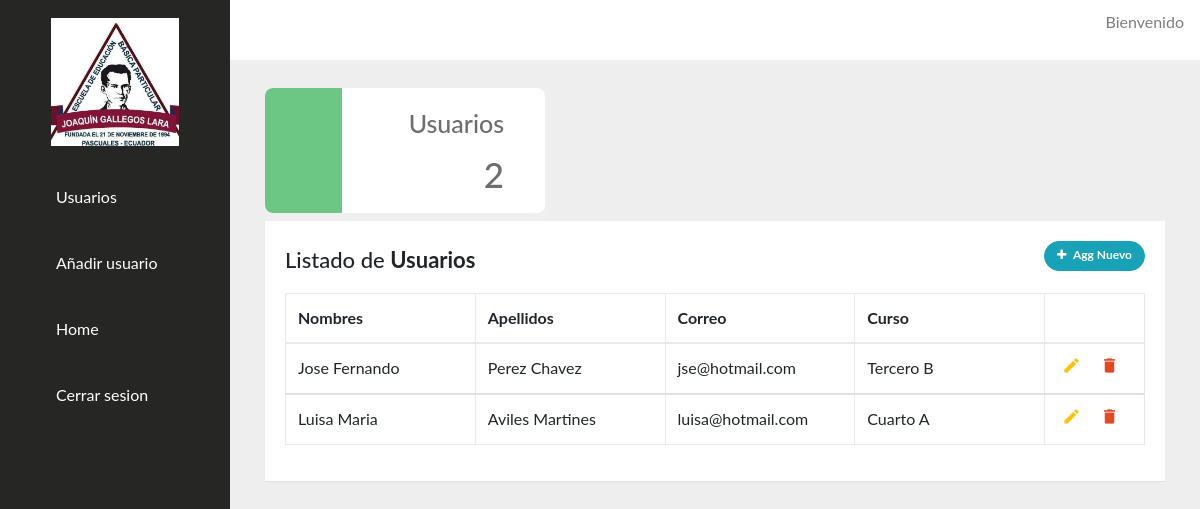
The app's page /vista/opciones.php with its own data.
### tables this page shows
CREATE TABLE `users` (
  `id` int(11) NOT NULL,
  `nombres` varchar(45) NOT NULL,
  `apellidos` varchar(45) NOT NULL,
  `correo` varchar(100) NOT NULL,
  `password` varchar(500) NOT NULL,
  `curso_cargo` varchar(45) NOT NULL
);

### vista/opciones.php (the view, shortened to what this page needs)
<!DOCTYPE html>
<html lang="en">
<head>
    <link href="//maxcdn.bootstrapcdn.com/bootstrap/4.1.1/css/bootstrap.min.css" rel="stylesheet" id="bootstrap-css">
    <link rel="stylesheet" href="https://maxcdn.bootstrapcdn.com/font-awesome/4.7.0/css/font-awesome.min.css">
    <link rel="stylesheet" href="../css/dash.css">
</head>
<body>
    <nav class="navbar navbar-expand-lg navbar-dark fixed-top" id="mainNav">
        <div class="collapse navbar-collapse" id="navbarResponsive">
            <ul class="navbar-nav navbar-sidenav">
                <a class="nav-link navlogo text-center" href="opciones.php">
                    <img src="../assets/logo.jpg">
                </a>
                <li class="nav-item">
                    <a class="nav-link sidefrst" href="opciones.php">
                        <span class="textside">Usuarios</span>
                    </a>
                </li>
                <li class="nav-item">
                    <a class="nav-link sidesecnd" href="aggUsuarios.php">
                        <span class="textside">Añadir usuario</span>
                    </a>
                </li>
                <li class="nav-item">
                    <a class="nav-link sidesthrd" href="home.php">
                        <span class="textside">Home</span>
                    </a>
                </li>
                <li class="nav-item">
                    <a class="nav-link sidesix" href="../php/close.php">
                        <span class="textside">Cerrar sesion</span>
                    </a>
                </li>
            </ul>
            <ul class="navbar-nav2 ml-auto">
                <li class="dropdown">
                    <a href="#" class="" data-toggle="dropdown">Bienvenido</a>
                </li>
            </ul>
        </div>
    </nav>
    <?php require_once '../php/conexion.php';
    $connect = connect();
    $sql = "SELECT COUNT(*) FROM users";
    $execute = mysqli_query($connect, $sql) or die(mysqli_error($connect));
    ?>
    <div class="content-wrapper">
        <?php while ($row = $execute->fetch_row()) {
        ?>
            <div class="container-fluid">
                <div class="row">
                    <div class="col-lg-4 col-md-4 col-sm-6 col-12 mb-2 mt-4">
                        <div class="inforide">
                            <div class="row">
                                <div class="col-lg-3 col-md-4 col-sm-4 col-4 rideone">
                                    <span class="btn btn-user"></span>
                                </div>
                                <div class="col-lg-15 col-md-8 col-sm-8 col-8 fontsty">
                                    <h4>Usuarios</h4>
                                    <h2><?php echo $row[0]; ?></h2>
                                </div>
                            </div>
                        </div>
                    </div>
                </div>
            </div>
        <?php } ?>
        <?php require_once '../php/conexion.php';
        $connect = connect();
        $sql = "SELECT * FROM users";
        $execute2 = mysqli_query($connect, $sql) or die(mysqli_error($connect));
        ?>
        <div class="container">
            <div class="table-wrapper">
                <div class="table-title">
                    <div class="row">
                        <div class="col-sm-8">
                            <h2>Listado de <b>Usuarios</b></h2>
                        </div>
                        <div class="col-sm-4">
                            <a href="aggUsuarios.php" class="btn btn-info add-new"><i class="fa fa-plus"></i> Agg Nuevo</a>
                        </div>
                    </div>
                </div>
                <table class="table table-bordered">
                    <thead>
                        <tr>
                            <th>Nombres</th>
                            <th>Apellidos</th>
                            <th>Correo</th>
                            <th>Curso</th>
                            <th></th>
                        </tr>
                    </thead>
                    <?php while ($column = $execute2->fetch_assoc()) {
                    ?>
                        <tbody>
                            <tr>
                                <td><?php echo $column['nombres']; ?></td>
                                <td><?php echo $column['apellidos']; ?></td>
                                <td><?php echo $column['correo']; ?></td>
                                <td><?php echo $column['curso_cargo']; ?></td>
                                <td>
                                    <a href="edUser.php?id=<?php echo $column['id']; ?>" class="edit" title="Edit" data-toggle="tooltip"><i class="material-icons"></i></a>
                                    <a href="../php/deUser.php?id=<?php echo $column['id']; ?>" class="delete" title="Delete" data-toggle="tooltip"><i class="material-icons"></i></a>
                                </td>
                            </tr>
                        </tbody>
                    <?php } ?>
                </table>
            </div>
        </div>
    </div>
</body>
</html>

### css/dash.css (style rules this page uses)
html { position: relative; min-height: 100%; }
body { overflow-x: hidden; font-family: lato; background-color: #EEEEEE; }
.textside { margin-left: 25px; }
.navlogo img { margin-bottom: 10px; margin-top: 10px; width: 60%; }
.fixed-top { position: fixed; top: 0; right: 0; left: 0; z-index: 1030; background: #FFFFFF; height: 60px; color: white; }
a { color: #7D7D7D; text-decoration: none; background-color: transparent; -webkit-text-decoration-skip: objects; }
.inforide { box-shadow: 1px 2px 8px 0px #f1f1f1; background-color: white; border-radius: 8px; height: 125px; }
.rideone { background-color: #6CC785; padding-top: 25px; border-radius: 8px 0px 0px 8px; text-align: center; height: 125px; margin-left: 15px; }
.fontsty { margin-right: -15px; }
.fontsty h2 { color: #6E6E6E; font-size: 35px; margin-top: 15px; text-align: right; margin-right: 30px; }
.fontsty h4 { color: #6E6E6E; font-size: 25px; margin-top: 20px; text-align: right; margin-right: 30px; }
.content-wrapper { min-height: calc(100vh - 56px); padding-top: 4rem; overflow-x: hidden; background: transparent; }
#mainNav .navbar-collapse { overflow: auto; max-height: 75vh; }
#mainNav .navbar-collapse .navbar-nav .nav-item .nav-link { cursor: pointer; }
#mainNav.navbar-dark .navbar-collapse .navbar-sidenav > .nav-item > .nav-link { color: white; }
@media (min-width: 992px) { #mainNav .navbar-collapse { overflow: visible; max-height: none; } }
@media (min-width: 992px) { #mainNav .navbar-collapse .navbar-sidenav { position: absolute; top: 0; left: 0; -webkit-flex-direction: column; -ms-flex-direction: column; flex-direction: column; margin-top: 0px; } }
@media (min-width: 992px) { #mainNav .navbar-collapse .navbar-sidenav > .nav-item { width: 230px; padding: 5px 15px; border-bottom: none; } }
@media (min-width: 992px) { #mainNav .navbar-collapse .navbar-sidenav > .nav-item > .nav-link { padding: 1em; } }
@media (min-width: 992px) { #mainNav.fixed-top .navbar-sidenav { height: calc(120vh - 150px); width: 230px; } }
@media (min-width: 992px) { #mainNav.navbar-dark .navbar-collapse .navbar-sidenav { background: #262625; } }
@media (min-width: 992px) { .content-wrapper { margin-left: 250px; margin-right: 20px; } }
.table-wrapper { width: 100%; margin:auto; background: #fff; padding: 20px; box-shadow: 0 1px 1px rgba(0,0,0,.05); }
.table-title { padding-bottom: 10px; margin: 0 0 10px; }
.table-title h2 { margin: 6px 0 0; font-size: 22px; }
.table-title .add-new { float: right; height: 30px; font-weight: bold; font-size: 12px; text-shadow: none; min-width: 100px; border-radius: 50px; line-height: 13px; }
.table-title .add-new i { margin-right: 4px; }
table.table { table-layout: fixed; }
table.table tr th, table.table tr td { border-color: #e9e9e9; }
table.table th:last-child { width: 100px; }
table.table td a { cursor: pointer; display: inline-block; margin: 0 5px; min-width: 24px; }
table.table td a.edit { color: #FFC107; }
table.table td a.delete { color: #E34724; }
table.table td i { font-size: 19px; }

### records on screen
users: nombres "Jose Fernando", apellidos "Perez Chavez", correo "jse@hotmail.com", curso_cargo "Tercero B"
users: nombres "Luisa Maria", apellidos "Aviles Martines", correo "luisa@hotmail.com", curso_cargo "Cuarto A"

### other values on screen
$row[0] "2"
